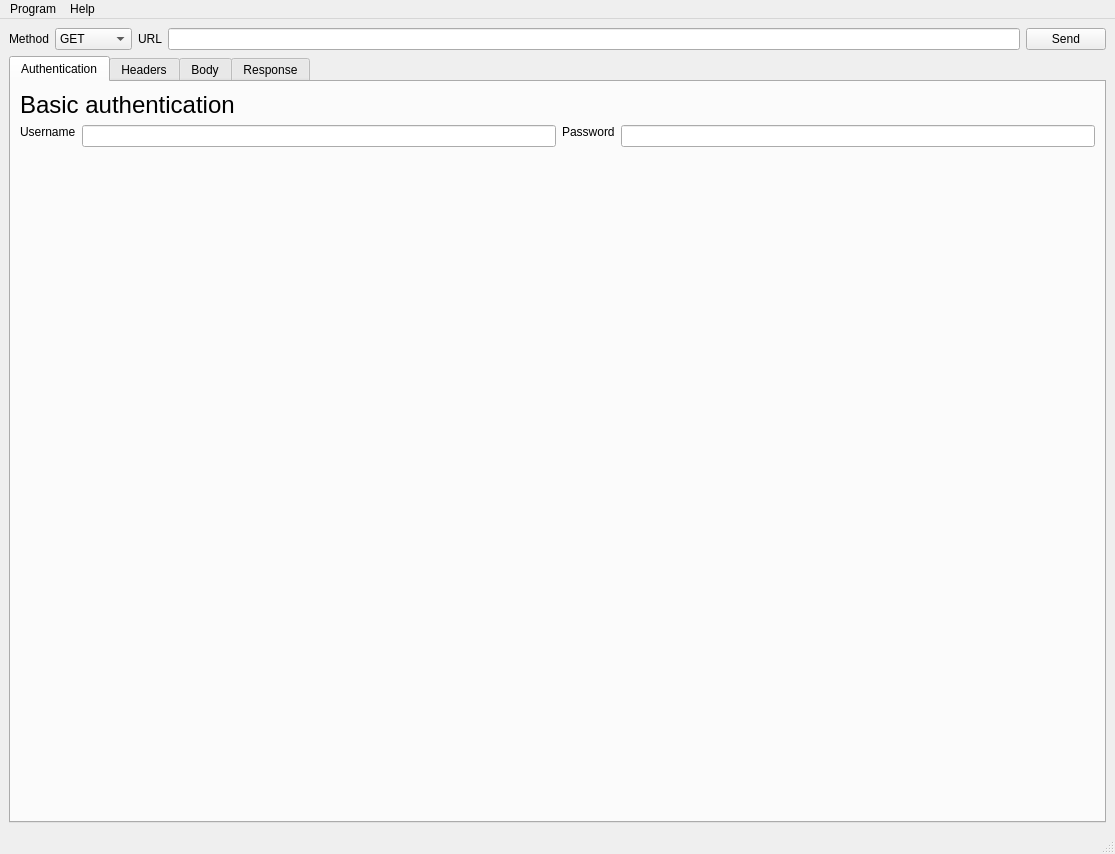
<?xml version="1.0" encoding="UTF-8"?>
<ui version="4.0">
 <class>MainWindow</class>
 <widget class="QMainWindow" name="MainWindow">
  <property name="geometry">
   <rect>
    <x>0</x>
    <y>0</y>
    <width>1115</width>
    <height>854</height>
   </rect>
  </property>
  <property name="windowTitle">
   <string>PySender</string>
  </property>
  <widget class="QWidget" name="centralwidget">
   <layout class="QHBoxLayout" name="horizontalLayout">
    <item>
     <layout class="QVBoxLayout" name="verticalLayout" stretch="0,0">
      <item>
       <layout class="QHBoxLayout" name="horizontalLayout_2">
        <item>
         <layout class="QHBoxLayout" name="horizontalLayout_3">
          <item>
           <widget class="QLabel" name="label_method">
            <property name="text">
             <string>Method</string>
            </property>
           </widget>
          </item>
          <item>
           <widget class="QComboBox" name="method_selector">
            <item>
             <property name="text">
              <string>GET</string>
             </property>
            </item>
            <item>
             <property name="text">
              <string>POST</string>
             </property>
            </item>
            <item>
             <property name="text">
              <string>PUT</string>
             </property>
            </item>
            <item>
             <property name="text">
              <string>PATCH</string>
             </property>
            </item>
            <item>
             <property name="text">
              <string>DELETE</string>
             </property>
            </item>
           </widget>
          </item>
          <item>
           <widget class="QLabel" name="field_URL">
            <property name="text">
             <string>URL</string>
            </property>
           </widget>
          </item>
          <item>
           <widget class="QLineEdit" name="lineEdit_URL"/>
          </item>
          <item>
           <widget class="QPushButton" name="button_send">
            <property name="text">
             <string>Send</string>
            </property>
           </widget>
          </item>
         </layout>
        </item>
       </layout>
      </item>
      <item>
       <widget class="QTabWidget" name="tabWidget">
        <property name="currentIndex">
         <number>0</number>
        </property>
        <widget class="QWidget" name="">
         <attribute name="title">
          <string>Authentication</string>
         </attribute>
         <layout class="QHBoxLayout" name="horizontalLayout_4">
          <item>
           <layout class="QVBoxLayout" name="verticalLayout_2" stretch="1,100">
            <item alignment="Qt::AlignTop">
             <widget class="QLabel" name="label_3">
              <property name="sizePolicy">
               <sizepolicy hsizetype="Minimum" vsizetype="Minimum">
                <horstretch>0</horstretch>
                <verstretch>0</verstretch>
               </sizepolicy>
              </property>
              <property name="styleSheet">
               <string notr="true">font: 18pt;</string>
              </property>
              <property name="text">
               <string>Basic authentication </string>
              </property>
             </widget>
            </item>
            <item>
             <layout class="QHBoxLayout" name="horizontalLayout_5">
              <item alignment="Qt::AlignTop">
               <widget class="QLabel" name="label_username">
                <property name="text">
                 <string>Username</string>
                </property>
               </widget>
              </item>
              <item alignment="Qt::AlignTop">
               <widget class="QLineEdit" name="field_username"/>
              </item>
              <item alignment="Qt::AlignTop">
               <widget class="QLabel" name="label_password">
                <property name="text">
                 <string>Password</string>
                </property>
               </widget>
              </item>
              <item alignment="Qt::AlignTop">
               <widget class="QLineEdit" name="field_password">
                <property name="sizePolicy">
                 <sizepolicy hsizetype="Expanding" vsizetype="Maximum">
                  <horstretch>0</horstretch>
                  <verstretch>0</verstretch>
                 </sizepolicy>
                </property>
               </widget>
              </item>
             </layout>
            </item>
           </layout>
          </item>
         </layout>
        </widget>
        <widget class="QWidget" name="tab_9">
         <attribute name="title">
          <string>Headers</string>
         </attribute>
         <layout class="QHBoxLayout" name="horizontalLayout_6">
          <item>
           <layout class="QVBoxLayout" name="verticalLayout_3">
            <item alignment="Qt::AlignTop">
             <widget class="QLabel" name="label_headers">
              <property name="sizePolicy">
               <sizepolicy hsizetype="Expanding" vsizetype="Expanding">
                <horstretch>0</horstretch>
                <verstretch>0</verstretch>
               </sizepolicy>
              </property>
              <property name="styleSheet">
               <string notr="true">font: 18pt;</string>
              </property>
              <property name="text">
               <string>Headers</string>
              </property>
             </widget>
            </item>
            <item>
             <layout class="QHBoxLayout" name="horizontalLayout_7">
              <item alignment="Qt::AlignTop">
               <widget class="QLabel" name="label_name">
                <property name="text">
                 <string>Name</string>
                </property>
               </widget>
              </item>
              <item alignment="Qt::AlignTop">
               <widget class="QLineEdit" name="field_name"/>
              </item>
              <item alignment="Qt::AlignTop">
               <widget class="QLabel" name="label_value">
                <property name="text">
                 <string>Value</string>
                </property>
               </widget>
              </item>
              <item alignment="Qt::AlignTop">
               <widget class="QLineEdit" name="field_value"/>
              </item>
              <item alignment="Qt::AlignTop">
               <widget class="QPushButton" name="button_add">
                <property name="text">
                 <string>Add</string>
                </property>
               </widget>
              </item>
             </layout>
            </item>
            <item>
             <widget class="QTableWidget" name="table_headers">
              <property name="sortingEnabled">
               <bool>true</bool>
              </property>
              <column>
               <property name="text">
                <string>Name</string>
               </property>
              </column>
              <column>
               <property name="text">
                <string>Value</string>
               </property>
              </column>
             </widget>
            </item>
            <item alignment="Qt::AlignRight">
             <widget class="QPushButton" name="pushButton_3">
              <property name="text">
               <string>Delete</string>
              </property>
             </widget>
            </item>
           </layout>
          </item>
         </layout>
        </widget>
        <widget class="QWidget" name="tab_10">
         <attribute name="title">
          <string>Body</string>
         </attribute>
         <layout class="QHBoxLayout" name="horizontalLayout_8">
          <item>
           <layout class="QVBoxLayout" name="verticalLayout_4">
            <item>
             <widget class="QLabel" name="label_body">
              <property name="styleSheet">
               <string notr="true">font: 18pt;</string>
              </property>
              <property name="text">
               <string>Body</string>
              </property>
             </widget>
            </item>
            <item>
             <widget class="QTextEdit" name="field_body"/>
            </item>
           </layout>
          </item>
         </layout>
        </widget>
        <widget class="QWidget" name="tab_8">
         <attribute name="title">
          <string>Response</string>
         </attribute>
         <layout class="QHBoxLayout" name="horizontalLayout_9">
          <item>
           <layout class="QVBoxLayout" name="verticalLayout_5">
            <item>
             <widget class="QLabel" name="label_response">
              <property name="styleSheet">
               <string notr="true">font: 18pt;</string>
              </property>
              <property name="text">
               <string>Response</string>
              </property>
             </widget>
            </item>
            <item>
             <widget class="QTextEdit" name="field_response"/>
            </item>
           </layout>
          </item>
         </layout>
        </widget>
       </widget>
      </item>
     </layout>
    </item>
   </layout>
  </widget>
  <widget class="QMenuBar" name="menubar">
   <property name="geometry">
    <rect>
     <x>0</x>
     <y>0</y>
     <width>1115</width>
     <height>24</height>
    </rect>
   </property>
   <widget class="QMenu" name="menuProgram">
    <property name="title">
     <string>Program</string>
    </property>
    <addaction name="actionExit"/>
   </widget>
   <widget class="QMenu" name="menuHelp">
    <property name="title">
     <string>Help</string>
    </property>
    <addaction name="actionAbout"/>
    <addaction name="actionSupport"/>
   </widget>
   <addaction name="menuProgram"/>
   <addaction name="menuHelp"/>
  </widget>
  <widget class="QStatusBar" name="statusbar"/>
  <action name="actionAbout">
   <property name="text">
    <string>About</string>
   </property>
  </action>
  <action name="actionSupport">
   <property name="text">
    <string>Support</string>
   </property>
  </action>
  <action name="actionExit">
   <property name="text">
    <string>Exit</string>
   </property>
  </action>
 </widget>
 <resources/>
 <connections/>
</ui>
